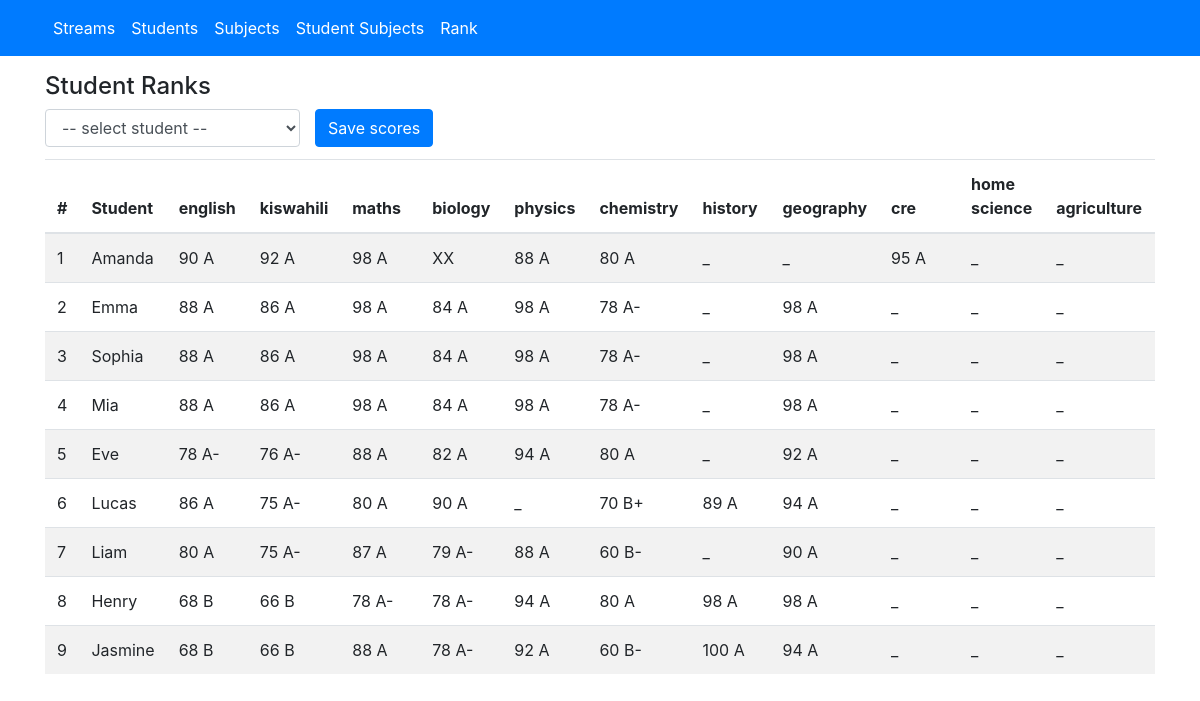
/rank.php, run on the app's committed database.
### tables this page shows
CREATE TABLE "subjects" (
	"id"	INTEGER,
	"name"	TEXT NOT NULL,
	"code"	INTEGER NOT NULL UNIQUE,
	PRIMARY KEY("id" AUTOINCREMENT)
);

CREATE TABLE "students" (
	"id"	INTEGER,
	"name"	TEXT NOT NULL,
	"reg_no"	TEXT NOT NULL UNIQUE,
	"stream_id"	INTEGER NOT NULL DEFAULT 0,
	PRIMARY KEY("id" AUTOINCREMENT)
);

### database.php (called while the page is built, shortened)
<?php
$pdo = new PDO('sqlite:app.db');
$pdo->setAttribute(PDO::ATTR_ERRMODE, PDO::ERRMODE_EXCEPTION);
function query($sql='', $params=[])
{
    global $pdo;
    $stmt = $pdo->prepare($sql);
    if ($params) $stmt->execute($params);
    else $stmt->execute();
    return $stmt->fetchAll(PDO::FETCH_ASSOC);
}

### controllers/rank_controller.php (called while the page is built, shortened)
<?php
require_once 'services/score_grade_service.php';
$subject_rows = query('SELECT code, name from subjects ORDER BY code');
$sql = '
SELECT std.id, std.reg_no, std.name FROM students std
INNER JOIN student_scores ss ON ss.student_id = std.id
GROUP BY std.id
';
$students = query($sql);
$sql = '
SELECT subj.code, subj.name, ss.score, ss.student_id FROM subjects subj
INNER JOIN student_scores ss ON ss.subject_id = subj.id
ORDER BY subj.code
';
$subject_scores = query($sql);
$student_scores = array();
foreach ($students as $student_row) {
    $student = $student_row;
    $student['scores'] = array();
    foreach ($subject_scores as $score_row) {
        if ($student_row['id'] == $score_row['student_id']) {
            $score = $score_row['score'];
            if (empty($score)) {
                $student['scores'][] = $score_row;
                continue;
            }
            $student['scores'][] = array_merge($score_row, score_grade((int) $score));
        }
    }
    $points = mean_points($student['scores']);
    $student['mean_points'] = $points;
    $student['mean_grade'] = mean_grade($points);
    $student_scores[] = $student;
}
array_multisort(array_column($student_scores, 'mean_points'), SORT_DESC, $student_scores);
foreach ($student_scores as $key => $value) {
    $student_scores[$key]['position'] = $key+1;
    if (!$key) continue;
    $prev_points = $student_scores[$key-1]['mean_points'];
    $prev_pos = $student_scores[$key-1]['position'];
    if ($prev_points == $value['mean_points']) {
        $student_scores[$key]['position'] = $prev_pos;
    }
}

### services/score_grade_service.php (called while the page is built, shortened)
<?php
function score_grade($v)
{
    switch (true) {
        case ($v > 79 && $v < 101):
            return array('point' => 12, 'grade' => 'A');
        case ($v > 74 && $v < 80):
            return array('point' => 11, 'grade' => 'A-');
        case ($v > 69 && $v < 75):
            return array('point' => 10, 'grade' => 'B+');
        case ($v > 64 && $v < 70):
            return array('point' => 9, 'grade' => 'B');
        case ($v > 59 && $v < 65):
            return array('point' => 8, 'grade' => 'B-');
    }
}
function mean_grade($v)
{
    switch(true) {
        case ($v > 80 && $v < 85):
            return 'A';
        case ($v > 73 && $v < 81):
            return 'A-';
    }
}
function mean_points($scores=[])
{
    $points = 0;
    for ($i = 0; $i < 3; $i++) {
        $points += $scores[$i]['point'];
        unset($scores[$i]);
    }
    $tmp_scores = array();
    $science_codes = array(233, 231, 232);
    foreach($scores as $value) {
        $exist = in_array(intval($value['code']), $science_codes);
        if ($exist) $tmp_scores[] = $value;
    }
    array_multisort(array_column($tmp_scores, 'score'), SORT_DESC, $tmp_scores);
    for ($i = 0; $i < 2; $i++) {
        $points += $tmp_scores[$i]['point'];
        unset($scores[array_search($tmp_scores[$i], $scores)]);
    }
    $tmp_scores = array();
    $humanity_codes = array(312, 313, 311);
    foreach($scores as $value) {
        $exist = in_array(intval($value['code']), $humanity_codes);
        if ($exist) $tmp_scores[] = $value;
    }
    array_multisort(array_column($tmp_scores, 'score'), SORT_DESC, $tmp_scores);
    $points += $tmp_scores[0]['point'];
    unset($scores[array_search($tmp_scores[0], $scores)]);
    array_multisort(array_column($scores, 'score'), SORT_DESC, $scores);
    $points += array_shift($scores)['point'];
    return $points;
}

### rank.php (the view, shortened to what this page needs)
<!DOCTYPE html>
<html lang="en">
<head>
    <link rel="stylesheet" href="https://stackpath.bootstrapcdn.com/bootstrap/4.3.1/css/bootstrap.min.css">
    <link rel="stylesheet" href="https://cdnjs.cloudflare.com/ajax/libs/bootstrap-multiselect/0.9.13/css/bootstrap-multiselect.css">
</head>
<body>
<?php include 'header.php' ?>
<div class="container">
    <?php require 'controllers/rank_controller.php'; ?>
    <div class="pt-3">
        <h4>Student Ranks</h4>
        <form class="form mb-2" action="" method="POST">
            <div class="row pb-1">
                <div class="col-3">
                    <div class="input-group">
                        <select name="student_id" class="form-control" id="student-id" required>
                            <option value="0">-- select student --</option>
                        </select>
                    </div>
                </div>
                <button type="submit" class="btn btn-primary d-inline">Save scores</button>
            </div>
        </form>
        <div style="height:80vh;overflow:auto">
            <table class="table table-striped" id="rank">
                <thead>
                    <tr>
                        <th>#</th>
                        <th>Student</th>
                        <?php foreach ($subject_rows as $row): ?>
                            <th><?php echo $row['name'] ?></th>
                        <?php endforeach; ?>
                    </tr>
                </thead>
                <tbody>
                    <?php foreach ($student_scores as $key => $student): ?>
                        <tr>
                            <td><?php echo $key+1 ?></td>
                            <td><?php echo $student['name'] ?></td>
                            <?php foreach ($subject_rows as $subject): ?>
                                <td style="min-width: 80px;">
                                    <?php
                                        foreach ($student['scores'] as $score_obj) {
                                            if ($subject['code'] == $score_obj['code']) {
                                                if (!empty($score_obj['score'])) echo $score_obj['score'] .' '. $score_obj['grade'];
                                                else echo 'XX';
                                            }
                                        }
                                    ?>
                                </td>
                            <?php endforeach; ?>
                        </tr>
                    <?php endforeach; ?>
                </tbody>
            </table>
        </div>
    </div>
</div>
</body>
</html>

### data on the page
subjects: name "english", score "90", grade "A", score "88", score "78", grade "A-", score "86", score "80", score "68", grade "B"
subjects: name "kiswahili", score "92", grade "A", score "86", score "76", grade "A-", score "75", score "66", grade "B"
subjects: name "maths", score "98", grade "A", score "88", score "80", score "87", score "78", grade "A-"
subjects: name "biology", code "XX", score "84", grade "A", score "82", score "90", score "79", grade "A-", score "78"
subjects: name "physics", score "88", grade "A", score "98", score "94", score "92"
subjects: name "chemistry", score "80", grade "A", score "78", grade "A-", score "70", grade "B+", score "60", grade "B-"
subjects: name "history", score "89", grade "A", score "98", score "100"
subjects: name "geography", score "98", grade "A", score "92", score "94", score "90"
subjects: name "cre", score "95", grade "A"
subjects: name "home science"
subjects: name "agriculture"
students: name "Amanda"
students: name "Emma"
students: name "Sophia"
students: name "Mia"
students: name "Eve"
students: name "Lucas"
students: name "Liam"
students: name "Henry"
students: name "Jasmine"
